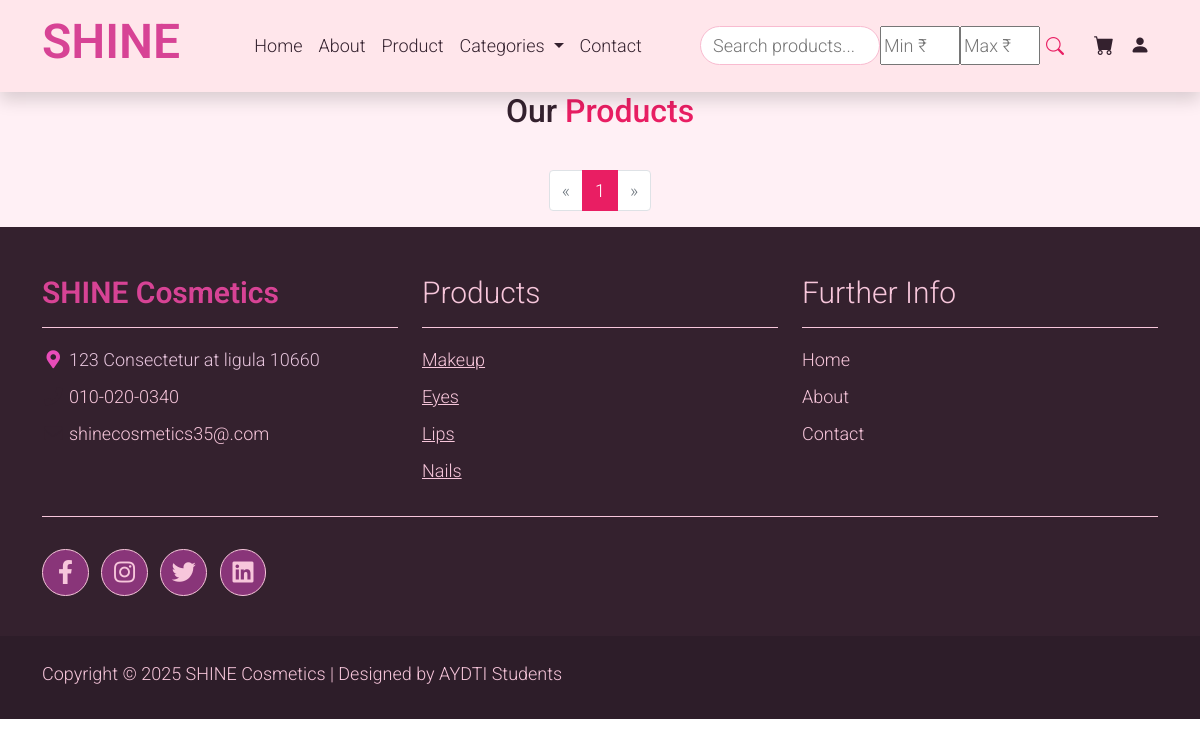
The page /product/ on the database as committed earlier.
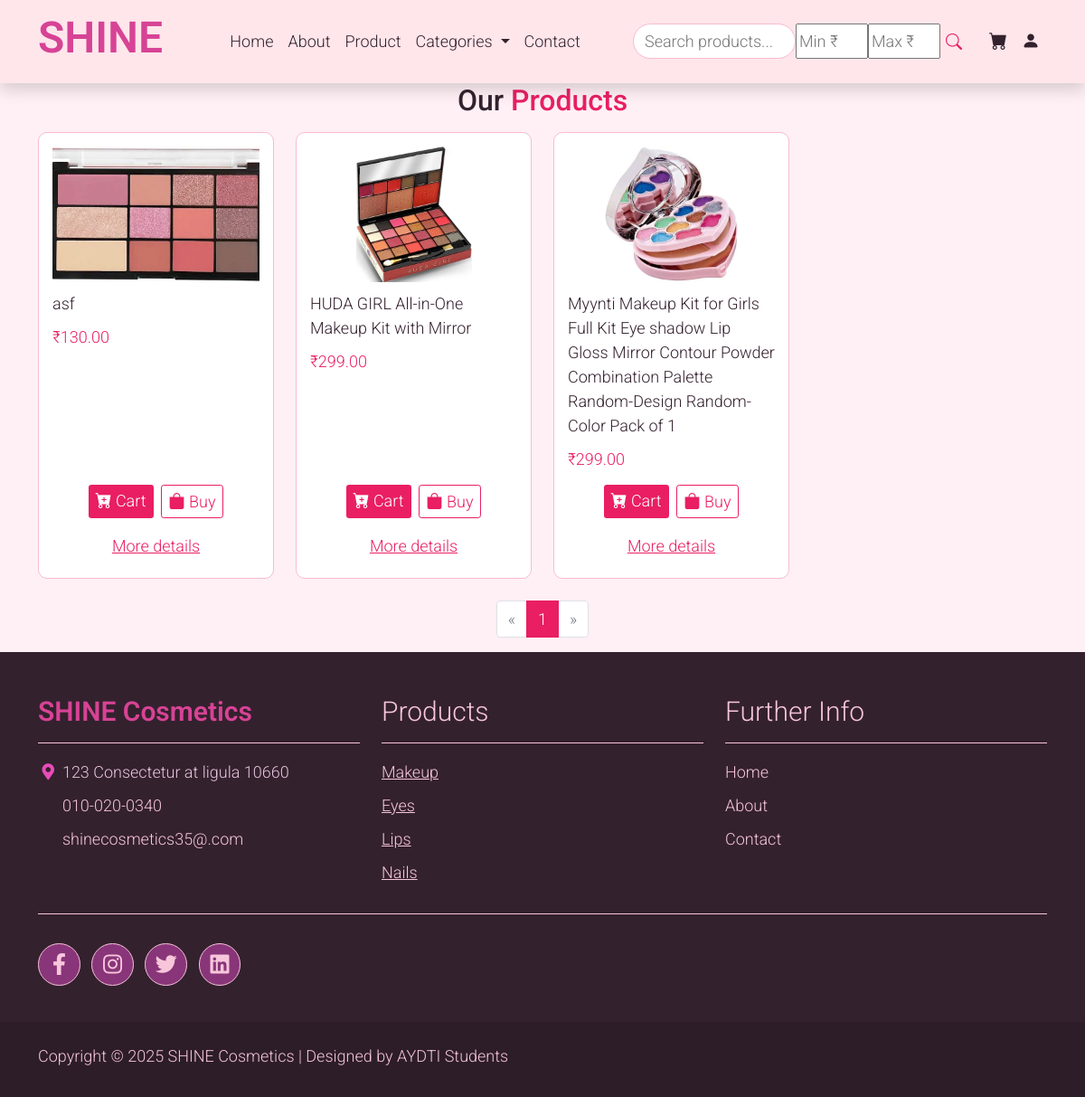
The same page on the database as committed later.
### apps/buyers/models.py (models this page shows, shortened)
class BaseModel(models.Model):
    tid = models.UUIDField(primary_key=True, default=uuid.uuid4, editable=False)
    created_at = models.DateTimeField(auto_now_add=True)
    updated_at = models.DateTimeField(auto_now=True)
    class Meta:
        abstract = True

class Product(BaseModel):
    category = models.ForeignKey(Category, on_delete=models.CASCADE, related_name='products')
    title = models.CharField(max_length=255)
    description = models.TextField()
    price = models.DecimalField(max_digits=10, decimal_places=2)
    image = models.ImageField(upload_to="products/")
    stock = models.PositiveIntegerField(default=0)
    is_available = models.BooleanField(default=True)

### apps/buyers/views.py (the view)
# urls.py: path('product/', product, name='product'),
def product(request):
    products = Product.objects.filter(is_available=True).order_by('-created_at')
    paginator = Paginator(products, 8)
    page_number = request.GET.get('page', 1)
    page_obj = paginator.get_page(page_number)
    return render(request, 'buyers/product.html', {'page_obj': page_obj})

### apps/buyers/templates/buyers/product.html (shortened to what this page needs)
{% extends 'buyers/base.html' %}
{% load static %}
{% block body %}
<section class="product_section layout_padding">
  <div class="container">
    <div class="heading_container heading_center">
      <h2 class="text-center">
        Our <span class="text-pink">Products</span>
      </h2>
    </div>
    <div class="row">
      {% for product in page_obj %}
      <div class="col-6 col-md-4 col-lg-3 d-flex">
        <div class="box w-100">
          <div class="img-box">
            <img src="{{ product.image.url }}" alt="{{ product.title }}">
          </div>
          <div class="product-title">{{ product.title }}</div>
          <div class="product-price">₹{{ product.price }}</div>
          <div class="product-footer">
            <div class="option_container">
              <a href="{% url 'add_to_cart' product_id=product.tid %}" class="btn btn-sm btn-pink">
                <i class="bi bi-cart-plus-fill"></i> Cart
              </a>
              <a href="{% url 'buy_now' product_id=product.tid %}" class="btn btn-sm btn-outline-pink">
                <i class="bi bi-bag-fill"></i> Buy
              </a>
            </div>
            <a href="{% url 'product_details' product_id=product.tid %}" class="btn btn-link text-pink">
              More details
            </a>
          </div>
        </div>
      </div>
      {% endfor %}
    </div>
    <div class="btn-box mt-4 d-flex justify-content-center">
      <nav>
        <ul class="pagination">
          {% if page_obj.has_previous %}
          <li class="page-item">
            <a class="page-link" href="?page={{ page_obj.previous_page_number }}">&laquo;</a>
          </li>
          {% else %}
          <li class="page-item disabled"><span class="page-link">&laquo;</span></li>
          {% endif %}
          {% for num in page_obj.paginator.page_range %}
          {% if page_obj.number == num %}
          <li class="page-item active">
            <a class="page-link" href="?page={{ num }}">{{ num }}</a>
          </li>
          {% elif num > page_obj.number|add:'-3' and num < page_obj.number|add:'3' %} <li class="page-item">
            <a class="page-link" href="?page={{ num }}">{{ num }}</a>
            </li>
            {% endif %}
            {% endfor %}
            {% if page_obj.has_next %}
            <li class="page-item">
              <a class="page-link" href="?page={{ page_obj.next_page_number }}">&raquo;</a>
            </li>
            {% else %}
            <li class="page-item disabled"><span class="page-link">&raquo;</span></li>
            {% endif %}
        </ul>
      </nav>
    </div>
  </div>
</section>
{% endblock %}

Rows that differ between the two databases and show on the page:
added Product: image (picture), title "asf", price "130.00"
added Product: image (picture), title "HUDA GIRL All-in-One Makeup Kit with Mirror", price "299.00"
added Product: image (picture), title "Myynti Makeup Kit for Girls Full Kit Eye shadow Lip Gloss Mirror Contour Powder Combination Palette Random-Design Random-Color Pack of 1", price "299.00"
